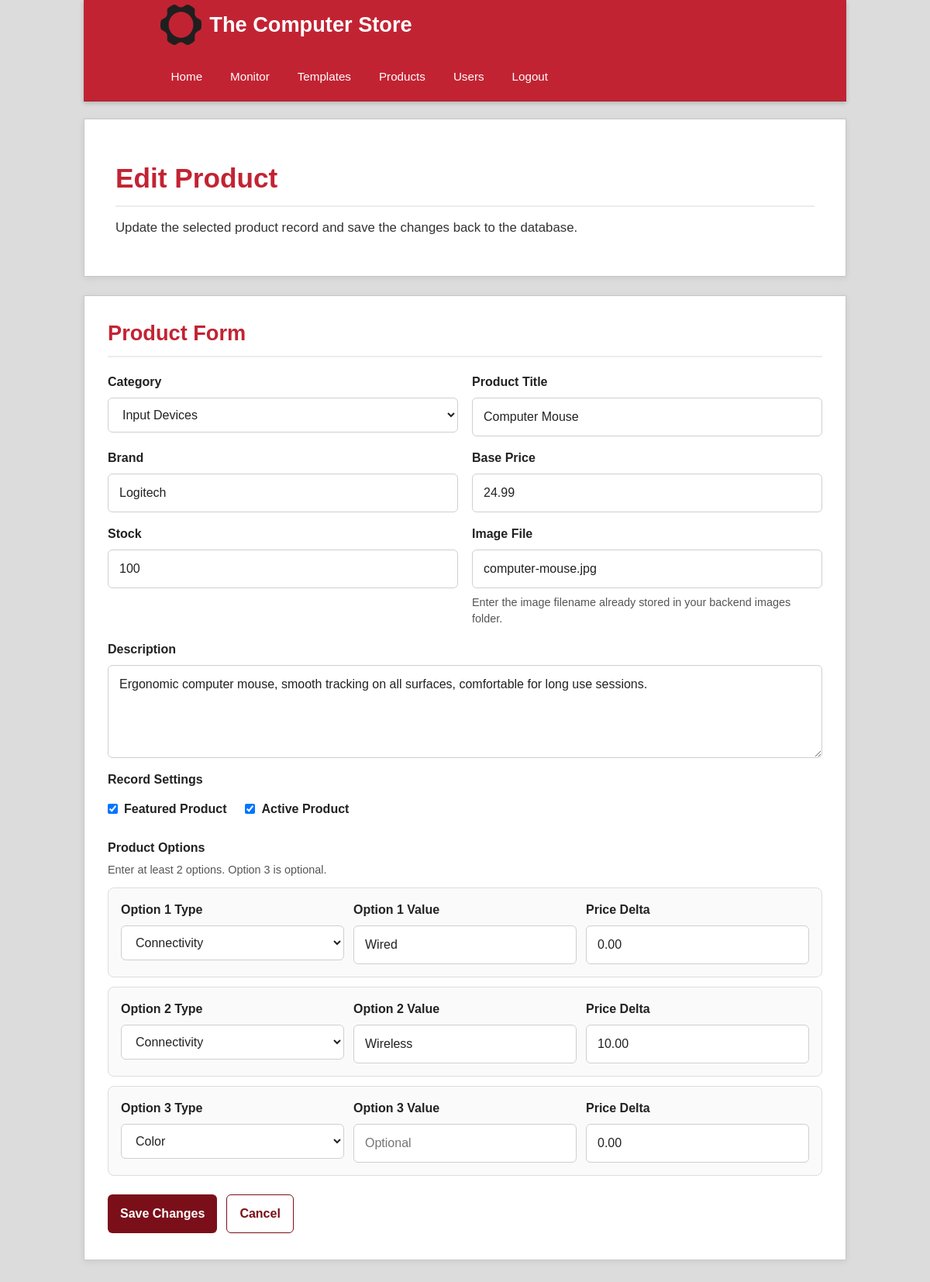
The page /backend/admin/product-form.php?id=3 (signed in) on the database as committed earlier.
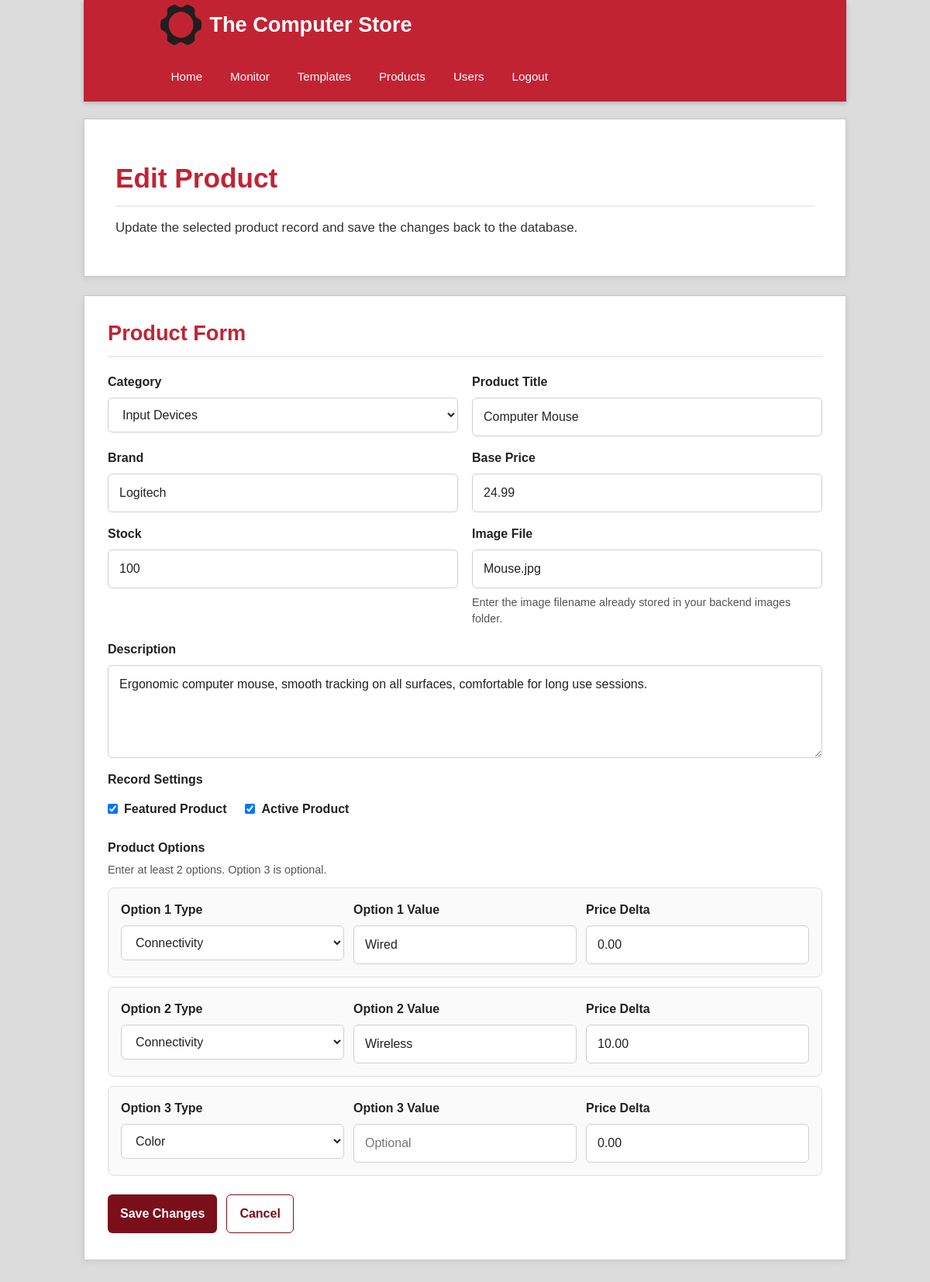
The same page on the database as committed later.
### tables this page shows
CREATE TABLE IF NOT EXISTS products (
    id              INT AUTO_INCREMENT PRIMARY KEY,
    category_id     INT NOT NULL,
    title           VARCHAR(200) NOT NULL,
    brand           VARCHAR(150) NOT NULL,
    description     TEXT,
    base_price      DECIMAL(8,2) NOT NULL,
    stock           INT NOT NULL DEFAULT 0,
    image_file      VARCHAR(255),
    is_featured     TINYINT(1) DEFAULT 0,
    is_active       TINYINT(1) DEFAULT 1,
    created_at      TIMESTAMP DEFAULT CURRENT_TIMESTAMP,
    FOREIGN KEY (category_id) REFERENCES categories(id) ON DELETE CASCADE
);

CREATE TABLE IF NOT EXISTS categories (
    id          INT AUTO_INCREMENT PRIMARY KEY,
    name        VARCHAR(100) NOT NULL,
    slug        VARCHAR(100) NOT NULL UNIQUE,
    description TEXT,
    created_at  TIMESTAMP DEFAULT CURRENT_TIMESTAMP
);

### backend/config.php (called while the page is built, shortened)
<?php
function get_db(): PDO
{
    static $pdo = null;
    if ($pdo === null) {
        $dsn = 'mysql:host=' . DB_HOST . ';dbname=' . DB_NAME . ';charset=utf8mb4';
        $options = [
            PDO::ATTR_ERRMODE => PDO::ERRMODE_EXCEPTION,
            PDO::ATTR_DEFAULT_FETCH_MODE => PDO::FETCH_ASSOC,
            PDO::ATTR_EMULATE_PREPARES => false,
        ];
        $pdo = new PDO($dsn, DB_USER, DB_PASS, $options);
    }
    return $pdo;
}
function get_allowed_themes(): array
{
    return ['light', 'dark', 'holiday'];
}
function normalize_theme(string $theme): string
{
    return in_array($theme, get_allowed_themes(), true) ? $theme : 'light';
}
function get_active_theme(): string
{
    try {
        $pdo = get_db();
        $stmt = $pdo->query("
            SELECT setting_value
            FROM site_settings
            WHERE setting_key = 'active_theme'
            LIMIT 1
        ");
        $row = $stmt->fetch();
        return normalize_theme($row ? (string) $row['setting_value'] : 'light');
    } catch (PDOException $e) {
        return 'light';
    }
}
function h($str): string
{
    return htmlspecialchars((string) $str, ENT_QUOTES | ENT_SUBSTITUTE, 'UTF-8');
}

### backend/admin/product-form.php (the view, shortened to what the changed rows need)
<?php
require_once __DIR__ . '/../config.php';
$theme = get_active_theme();
$product = [
    'id' => 0,
    'category_id' => '',
    'title' => '',
    'brand' => '',
    'description' => '',
    'base_price' => '',
    'stock' => '',
    'image_file' => '',
    'is_featured' => 0,
    'is_active' => 1,
];
$errors = [];
$is_edit = false;
try {
    $pdo = get_db();
    $categories = $pdo->query('SELECT id, name FROM categories ORDER BY name ASC')->fetchAll();
} catch (PDOException $e) {
    $categories = [];
    $errors[] = 'Unable to load categories: ' . $e->getMessage();
}
if ($_SERVER['REQUEST_METHOD'] === 'GET' && isset($_GET['id'])) {
    $product_id = (int) $_GET['id'];
    if ($product_id > 0) {
        try {
            $pdo = get_db();
            $stmt = $pdo->prepare("
                SELECT
                    id,
                    category_id,
                    title,
                    brand,
                    description,
                    base_price,
                    stock,
                    image_file,
                    is_featured,
                    is_active
                FROM products
                WHERE id = :id
                LIMIT 1
            ");
            $stmt->execute([':id' => $product_id]);
            $row = $stmt->fetch();
            if ($row) {
                $product = $row;
                $is_edit = true;
            } else {
                $errors[] = 'Product not found.';
            }
        } catch (PDOException $e) {
            $errors[] = 'Unable to load product: ' . $e->getMessage();
        }
    }
}
$page_title = $is_edit ? 'Edit Product' : 'Add Product';
?>
<!DOCTYPE html>
<html lang="en">
<head>
    <link rel="stylesheet" href="../../styles/<?= h($theme) ?>.css">
    <link rel="stylesheet" href="../../styles/admin-products.css">
</head>
<body class="theme-<?= h($theme) ?>">
<main>
    <div class="containerIntro">
        <div class="introText">
            <h1><?= h($page_title) ?></h1>
        </div>
    </div>
    <div class="featured">
        <h1>Product Form</h1>
        <form method="POST" action="product-form.php<?= $is_edit ? '?id=' . (int) $product['id'] : '' ?>">
            <div class="formGrid">
                <div class="formField">
                    <label for="category_id">Category</label>
                    <select name="category_id" id="category_id" class="adminSelect" required>
                        <?php foreach ($categories as $category): ?>
                            <option value="<?= (int) $category['id'] ?>" <?= (string) $product['category_id'] === (string) $category['id'] ? 'selected' : '' ?>>
                                <?= h($category['name']) ?>
                            </option>
                        <?php endforeach; ?>
                    </select>
                </div>
                <div class="formField">
                    <label for="title">Product Title</label>
                    <input type="text" name="title" id="title" class="adminInput" value="<?= h($product['title']) ?>" required>
                </div>
                <div class="formField">
                    <label for="brand">Brand</label>
                    <input type="text" name="brand" id="brand" class="adminInput" value="<?= h($product['brand']) ?>" required>
                </div>
                <div class="formField">
                    <label for="base_price">Base Price</label>
                    <input type="number" name="base_price" id="base_price" class="adminInput" min="0" step="0.01" value="<?= h((string) $product['base_price']) ?>" required>
                </div>
                <div class="formField">
                    <label for="stock">Stock</label>
                    <input type="number" name="stock" id="stock" class="adminInput" min="0" step="1" value="<?= h((string) $product['stock']) ?>" required>
                </div>
                <div class="formField">
                    <label for="image_file">Image File</label>
                    <input type="text" name="image_file" id="image_file" class="adminInput" value="<?= h($product['image_file']) ?>" placeholder="example.jpg">
                    <div class="formNote">Enter the image filename already stored in your backend images folder.</div>
                </div>
                <div class="formField full">
                    <label for="description">Description</label>
                    <textarea name="description" id="description" class="adminTextarea"><?= h($product['description']) ?></textarea>
                </div>
                <div class="formField full">
                    <div class="checkboxRow">
                        <label class="checkboxItem">
                            <input type="checkbox" name="is_featured" value="1" <?= (int) $product['is_featured'] === 1 ? 'checked' : '' ?>>
                            Featured Product
                        </label>
                        <label class="checkboxItem">
                            <input type="checkbox" name="is_active" value="1" <?= (int) $product['is_active'] === 1 ? 'checked' : '' ?>>
                            Active Product
                        </label>
                    </div>
                </div>
            </div>
            <div class="optionSection">
                <h2 class="optionTitle">Product Options</h2>
            </div>
        </form>
    </div>
</main>
</body>
</html>

Rows that differ between the two databases and show on the page:
changed products "Computer Mouse": image_file "computer-mouse.jpg" → "Mouse.jpg"
